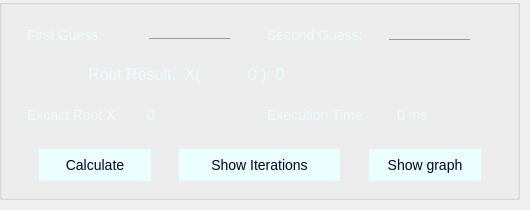
    <widget class="QWidget" name="tab_2">
     <attribute name="title">
      <string>Secant</string>
     </attribute>
     <widget class="QGroupBox" name="groupBox_5">
      <property name="geometry">
       <rect>
        <x>-1</x>
        <y>-1</y>
        <width>521</width>
        <height>201</height>
       </rect>
      </property>
      <property name="styleSheet">
       <string notr="true">background: transparent;
</string>
      </property>
      <property name="title">
       <string/>
      </property>
      <widget class="QLabel" name="label_15">
       <property name="geometry">
        <rect>
         <x>20</x>
         <y>20</y>
         <width>121</width>
         <height>31</height>
        </rect>
       </property>
       <property name="styleSheet">
        <string notr="true">background: transparent;
color: rgb(234, 255, 253);
margin: 5px;
font-size: 14px;
font-family: &quot;Lucida Console&quot;, &quot;Courier New&quot;, monospace;
color: rgb(234, 255, 253);
border: none;</string>
       </property>
       <property name="text">
        <string>First Guess:</string>
       </property>
      </widget>
      <widget class="QLineEdit" name="secantFirstGuess">
       <property name="geometry">
        <rect>
         <x>150</x>
         <y>20</y>
         <width>81</width>
         <height>20</height>
        </rect>
       </property>
       <property name="styleSheet">
        <string notr="true">border: 0;
border-bottom: 1px solid #999;
background: transparent;
outline: none;
font-size: 14px;
font-family: &quot;Lucida Console&quot;, &quot;Courier New&quot;, monospace;
color: rgb(234, 255, 253);</string>
       </property>
       <property name="inputMask">
        <string/>
       </property>
       <property name="text">
        <string/>
       </property>
      </widget>
      <widget class="QLabel" name="label_24">
       <property name="geometry">
        <rect>
         <x>260</x>
         <y>20</y>
         <width>121</width>
         <height>31</height>
        </rect>
       </property>
       <property name="styleSheet">
        <string notr="true">background: transparent;
color: rgb(234, 255, 253);
margin: 5px;
font-size: 14px;
font-family: &quot;Lucida Console&quot;, &quot;Courier New&quot;, monospace;
color: rgb(234, 255, 253);
border: none;</string>
       </property>
       <property name="text">
        <string>Second Guess:</string>
       </property>
      </widget>
      <widget class="QLineEdit" name="secantSecondGuess">
       <property name="geometry">
        <rect>
         <x>390</x>
         <y>20</y>
         <width>81</width>
         <height>21</height>
        </rect>
       </property>
       <property name="styleSheet">
        <string notr="true">border: 0;
border-bottom: 1px solid #999;
background: transparent;
outline: none;
font-size: 14px;
font-family: &quot;Lucida Console&quot;, &quot;Courier New&quot;, monospace;
color: rgb(234, 255, 253);</string>
       </property>
       <property name="inputMask">
        <string/>
       </property>
       <property name="text">
        <string/>
       </property>
      </widget>
      <widget class="QPushButton" name="secantCalcBtn">
       <property name="geometry">
        <rect>
         <x>40</x>
         <y>150</y>
         <width>112</width>
         <height>32</height>
        </rect>
       </property>
       <property name="styleSheet">
        <string notr="true">border-radius: 50px;
background-color: rgb(234, 255, 253);
font-size: 14px;
font-family: &quot;Lucida Console&quot;, &quot;Courier New&quot;, monospace;
color: rgb(0, 0, 40);</string>
       </property>
       <property name="text">
        <string>Calculate</string>
       </property>
      </widget>
      <widget class="QPushButton" name="secantShowIterBtn">
       <property name="geometry">
        <rect>
         <x>180</x>
         <y>150</y>
         <width>161</width>
         <height>32</height>
        </rect>
       </property>
       <property name="styleSheet">
        <string notr="true">border-radius: 50px;
background-color: rgb(234, 255, 253);
font-size: 14px;
font-family: &quot;Lucida Console&quot;, &quot;Courier New&quot;, monospace;
color: rgb(0, 0, 40);</string>
       </property>
       <property name="text">
        <string>Show Iterations</string>
       </property>
      </widget>
      <widget class="QPushButton" name="secantShowGpBtn">
       <property name="geometry">
        <rect>
         <x>370</x>
         <y>150</y>
         <width>112</width>
         <height>32</height>
        </rect>
       </property>
       <property name="styleSheet">
        <string notr="true">border-radius: 50px;
background-color: rgb(234, 255, 253);
font-size: 14px;
font-family: &quot;Lucida Console&quot;, &quot;Courier New&quot;, monospace;
color: rgb(0, 0, 40);</string>
       </property>
       <property name="text">
        <string>Show graph</string>
       </property>
      </widget>
      <widget class="QLabel" name="label_27">
       <property name="geometry">
        <rect>
         <x>80</x>
         <y>60</y>
         <width>171</width>
         <height>31</height>
        </rect>
       </property>
       <property name="styleSheet">
        <string notr="true">background: transparent;
color: rgb(234, 255, 253);
margin: 5px;
font-size: 16px;
font-family: &quot;Lucida Console&quot;, &quot;Courier New&quot;, monospace;
color: rgb(234, 255, 253);
border: none;</string>
       </property>
       <property name="text">
        <string>Root Result:  X(</string>
       </property>
      </widget>
      <widget class="QLabel" name="secantRoot">
       <property name="geometry">
        <rect>
         <x>240</x>
         <y>60</y>
         <width>141</width>
         <height>31</height>
        </rect>
       </property>
       <property name="styleSheet">
        <string notr="true">background: transparent;
color: rgb(234, 255, 253);
margin: 5px;
font-size: 16px;
font-family: &quot;Lucida Console&quot;, &quot;Courier New&quot;, monospace;
color: rgb(234, 255, 253);
border: none;</string>
       </property>
       <property name="text">
        <string>0 ): 0</string>
       </property>
      </widget>
      <widget class="QLabel" name="label_34">
       <property name="geometry">
        <rect>
         <x>20</x>
         <y>100</y>
         <width>131</width>
         <height>31</height>
        </rect>
       </property>
       <property name="styleSheet">
        <string notr="true">background: transparent;
color: rgb(234, 255, 253);
margin: 5px;
font-size: 14px;
font-family: &quot;Lucida Console&quot;, &quot;Courier New&quot;, monospace;
color: rgb(234, 255, 253);
border: none;</string>
       </property>
       <property name="text">
        <string>Excact Root X:</string>
       </property>
      </widget>
      <widget class="QLabel" name="excactRootSecant">
       <property name="geometry">
        <rect>
         <x>140</x>
         <y>100</y>
         <width>101</width>
         <height>31</height>
        </rect>
       </property>
       <property name="styleSheet">
        <string notr="true">background: transparent;
color: rgb(234, 255, 253);
margin: 5px;
font-size: 14px;
font-family: &quot;Lucida Console&quot;, &quot;Courier New&quot;, monospace;
color: rgb(234, 255, 253);
border: none;</string>
       </property>
       <property name="text">
        <string>0</string>
       </property>
      </widget>
      <widget class="QLabel" name="label_35">
       <property name="geometry">
        <rect>
         <x>260</x>
         <y>100</y>
         <width>141</width>
         <height>31</height>
        </rect>
       </property>
       <property name="styleSheet">
        <string notr="true">background: transparent;
color: rgb(234, 255, 253);
margin: 5px;
font-size: 14px;
font-family: &quot;Lucida Console&quot;, &quot;Courier New&quot;, monospace;
color: rgb(234, 255, 253);
border: none;</string>
       </property>
       <property name="text">
        <string>Execution Time:</string>
       </property>
      </widget>
      <widget class="QLabel" name="etSecant">
       <property name="geometry">
        <rect>
         <x>390</x>
         <y>100</y>
         <width>101</width>
         <height>31</height>
        </rect>
       </property>
       <property name="styleSheet">
        <string notr="true">background: transparent;
color: rgb(234, 255, 253);
margin: 5px;
font-size: 14px;
font-family: &quot;Lucida Console&quot;, &quot;Courier New&quot;, monospace;
color: rgb(234, 255, 253);
border: none;</string>
       </property>
       <property name="text">
        <string>0 ms</string>
       </property>
      </widget>
     </widget>
    </widget>
